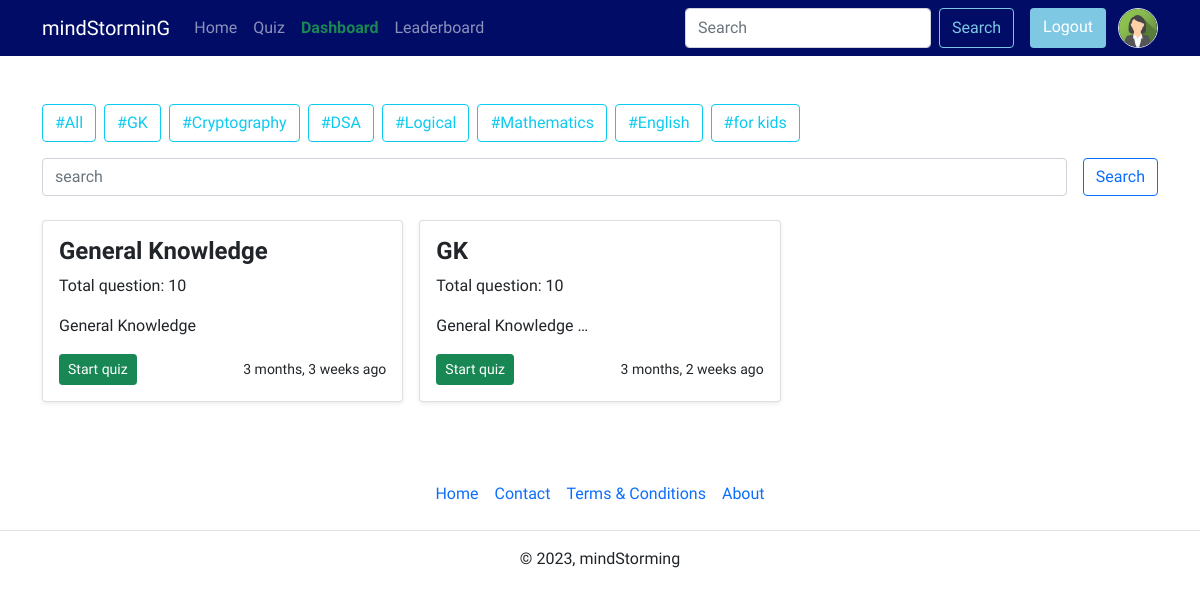
Page /quiz/quiz_page (signed in) on the committed database.
### account/models.py (models this page shows, shortened)
class Profile(models.Model):
    username = models.OneToOneField(User, on_delete=models.CASCADE, null=True)
    bio = models.TextField(blank=True, null=True, verbose_name='Description')
    profile_img = models.ImageField(upload_to='profile_images', default='profile.png', blank=True, null=True, verbose_name='Profile image')
    location = models.CharField(max_length=100, blank=True, null=True)
    GENDER = (
        ('Male', 'Male'),
        ('Female', 'Female'),
        ('Other', 'Other'),
    )
    gender = models.CharField(max_length=6, choices=GENDER, blank=True, null=True)

### quiz/models.py (models this page shows, shortened)
class Category(models.Model):
    name = models.CharField(max_length=15)
    class Meta:
        verbose_name_plural = 'Categories'

class Quiz(models.Model):
    title = models.CharField(max_length=255)
    description = models.TextField()
    category = models.ForeignKey(Category, on_delete=models.CASCADE)
    quiz_file = models.FileField(upload_to='quiz/')
    created_at = models.DateTimeField(auto_now_add=True)
    updated_at = models.DateTimeField(auto_now=True)
    class Meta:
        verbose_name_plural = 'Quizzes'

class Question(models.Model):
    quiz = models.ForeignKey(Quiz, on_delete=models.CASCADE)
    text = models.TextField()

### quiz/views.py (the view)
# urls.py: path('quiz_page', views.quiz_page, name='quiz_page'),
@login_required(login_url='login')
def quiz_page(request):
    user_object2 = User.objects.get(username=request.user)
    user_profile2 = Profile.objects.get(username=user_object2)
    quizzes = Quiz.objects.order_by('created_at')
    categories = Category.objects.all()
    context = {"user_profile2": user_profile2, "quizzes": quizzes, "categories": categories}
    return render(request, 'quiz-page.html', context)

### templates/quiz-page.html (shortened to what this page needs)
{% extends "index.html" %}
    {% block content %}
        <div class="container mt-5">
            <div class="d-flex flex-wrap">
                <a href="{% url 'quiz_page' %}" class="btn btn-outline-info me-2 mb-2">#All</a>
                {% for category in categories %}
                <a href="{% url 'search' category.name %}" class="btn btn-outline-info me-2 mb-2">#{{category.name}}</a>
                {% endfor %}
            </div>
        </div>
        <form class="container d-flex mt-2 mb-4" role="search" method="get" action="{% url 'search' ' ' %}">
            <input name="q" class="form-control me-2" type="search" placeholder="search" aria-label="">
            <a href="#" class="btn btn-outline-primary ms-2" type="submit">Search</a>
        </form>
        <div class="container">
            <div class="row row-cols-1 row-cols-md-2 row-cols-lg-3 g-3">
                {% if quizzes|length > 0 %}
                {% for quiz in quizzes %}
                <div class="col">
                    <div class="card shadow-sm">
                        <div class="card-body">
                            <h4><b>{{quiz.title}}</b></h4>
                            <p class="card-text">Total question: {{quiz.question_set.all|length}}</p>
                            <p class="card-text">{{quiz.description|truncatewords:2}}</p>
                            <div class="d-flex justify-content-between align-items-center">
                                <a href="{% url 'quiz_view' quiz.id %}" type="button" class="btn btn-sm btn-success">Start quiz</a>
                                <small class="text-body-secondary">{{quiz.created_at|timesince}} ago</small>
                            </div>
                        </div>
                    </div>
                </div>
                {% endfor %}
                {% else %}
                <div class=" col-12">
                    <p class="text-center text-danger fs-5">Currently, No quiz available for this category. It'll be available soon</p>
                </div>
                {% endif %}
            </div>
        </div>
     {% endblock content %}

### templates/components/navbar.html (shortened to what this page needs)
 <nav class="navbar navbar-expand-lg navbar-dark" style="background-color: #000C66;">
    <div class="container">
        <a class="navbar-brand" href="{% url 'home' %}"><span style="font-family: 'IM Fell English SC', serif;">mind</span><span style="font-family: 'Berkshire Swash', cursive;">Stormin</span><span style="font-family: 'Grenze Gotisch', cursive;">G</span></a>
        <div class="collapse navbar-collapse" id="navbarSupportedContent">
            <ul class="navbar-nav me-auto mb-2 mb-lg-0">
                <li class="nav-item">
                    <a class="nav-link" aria-current="page" href="{% url 'home' %}">Home</a>
                </li>
                <li class="nav-item">
                    <a class="nav-link" href="{% url 'quiz_page' %}">Quiz</a>
                </li>
                {% if request.user.is_superuser %}
                <li class="nav-item">
                    <a class="nav-link text-success fw-bold" href="{% url 'dashboard' %}">Dashboard</a>
                </li>
                {% endif %}
                <li class="nav-item">
                    <a class="nav-link" href="{% url 'leaderboard' %}">Leaderboard</a>
                </li>
            </ul>
            <form class="d-flex gap-2" action="{% url 'search_users' %}">
                <input class="form-control" type="search" name="q" placeholder="Search" aria-label="Search">
                <button class="btn btn-search me-2" type="submit">Search</button>
                {% if request.user.is_authenticated %}
                <a class="btn btn-login" href="{% url 'logout' %}">Logout</a>
                <a href="{% url 'profile' request.user.username %}" class="ms-1" data-bs-toggle="tooltip" data-bs-placement="bottom" title="{{request.user.username}}">
                    <img src="{{user_profile2.profile_img.url}}" class="rounded-circle border" width="40" height="40" alt="profile_img">
                </a>
                {% else %}
                <a class="btn btn-login" href="{% url 'login' %}">Login</a>
                {% endif %}
            </form>
        </div>
    </div>
</nav>

### static/css/style.css (style rules this page uses)
* { font-family: 'Rajdhani', sans-serif; }
.btn-search { border-color: #7EC8E3; color: #7EC8E3; }
.btn-login { background-color: #7EC8E3; color: white; }

### rows in the picture
Profile: profile_img (picture)
Category: name "GK"
Category: name "Cryptography"
Category: name "DSA"
Category: name "Logical"
Category: name "Mathematics"
Category: name "English"
Category: name "for kids"
Quiz: title "General Knowledge", question_set.all|length "10", description "General Knowledge", created_at "3 months, 3 weeks"
Quiz: title "GK", question_set.all|length "10", description "General Knowledge …", created_at "3 months, 2 weeks"
